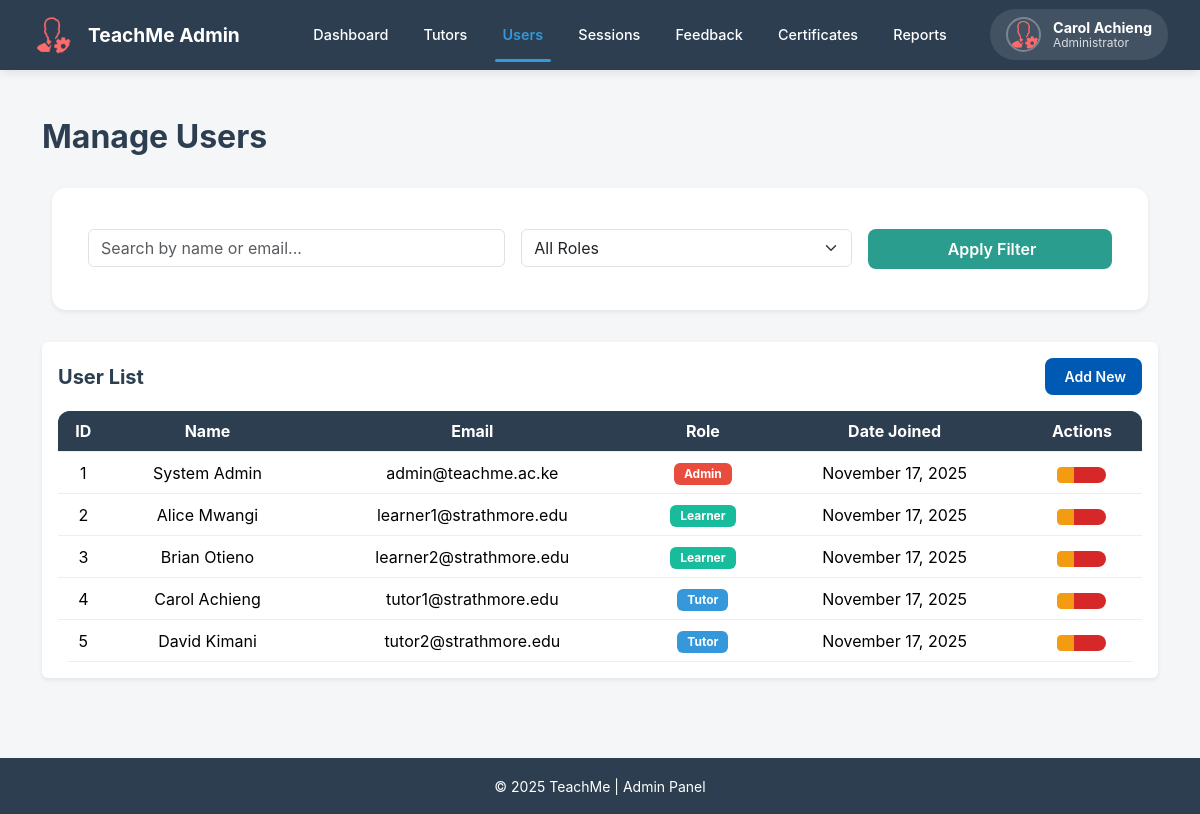
The app's page /modules/admin/manage_users.php (signed in) with its own data.
### tables this page shows
CREATE TABLE users (
    user_id INT AUTO_INCREMENT PRIMARY KEY,
    student_id VARCHAR(20) NULL,
    email VARCHAR(100) UNIQUE NOT NULL,
    password_hash VARCHAR(255) NOT NULL,
    user_name VARCHAR(50),
    phone VARCHAR(20),
    role ENUM('learner','tutor','admin') NOT NULL,
    is_active BOOLEAN DEFAULT TRUE,
    date_joined DATETIME DEFAULT CURRENT_TIMESTAMP
);

### modules/admin/manage_users.php (the view, shortened to what this page needs)
<?php
require_once '../../includes/logger.php';
$search = $_GET['search'] ?? '';
$query = "SELECT * FROM users WHERE 1";
$query .= " ORDER BY date_joined DESC";
$stmt = $conn->prepare($query);
$stmt->execute();
$users = $stmt->get_result();
?>
<!DOCTYPE html>
<html lang="en">
<head>
<link rel="stylesheet" href="https://cdn.jsdelivr.net/npm/bootswatch@5.3.0/dist/flatly/bootstrap.min.css">
<link rel="stylesheet" href="../../assets/css/admin.css">
</head>
<body class="d-flex flex-column min-vh-100">
<?php include 'admin_nav.php'; ?>
<main class="container my-5 flex-grow-1">
    <div class="d-flex justify-content-between align-items-center mb-4">
        <h3 class="fw-bold text-primary">Manage Users</h3>
    </div>
    <div class="card shadow-sm border-0 mb-4">
        <div class="card-body">
            <form method="get" class="row g-3">
                <div class="col-md-5">
                    <input type="text" name="search" value="<?= htmlspecialchars($search) ?>" placeholder="Search by name or email..." class="form-control">
                </div>
                <div class="col-md-4">
                    <select name="role" class="form-select">
                        <option value="">All Roles</option>
                    </select>
                </div>
                <div class="col-md-3 d-grid">
                    <button type="submit" class="btn btn-success fw-semibold">
                        <i class="bi bi-funnel-fill me-1"></i>Apply Filter
                    </button>
                </div>
            </form>
        </div>
    </div>
    <div class="table-wrapper shadow-sm rounded bg-white p-3">
        <div class="d-flex justify-content-between align-items-center mb-3">
            <h5 class="fw-bold text-primary m-0">User List</h5>
            <a href="add_user.php" class="btn btn-primary btn-sm">
                <i class="bi bi-person-plus-fill me-1"></i>Add New
            </a>
        </div>
        <div class="table-responsive">
            <table class="table table-hover align-middle mb-0">
                <thead class="table-primary">
                    <tr>
                        <th>ID</th>
                        <th>Name</th>
                        <th>Email</th>
                        <th>Role</th>
                        <th>Date Joined</th>
                        <th>Actions</th>
                    </tr>
                </thead>
                <tbody>
                    <?php if ($users->num_rows > 0): ?>
                        <?php while ($u = $users->fetch_assoc()): ?>
                            <tr>
                                <td><?= $u['user_id'] ?></td>
                                <td><?= htmlspecialchars($u['user_name']) ?></td>
                                <td><?= htmlspecialchars($u['email']) ?></td>
                                <td>
                                    <span class="badge bg-<?= $u['role'] === 'admin' ? 'danger' : ($u['role']==='tutor' ? 'info' : 'success') ?>">
                                        <?= ucfirst($u['role']) ?>
                                    </span>
                                </td>
                                <td><?= date('F j, Y', strtotime($u['date_joined'])) ?></td>
                                <td>
                                    <div class="btn-group btn-group-sm">
                                        <a href="edit_user.php?id=<?= $u['user_id'] ?>" class="btn btn-warning">
                                        </a>
                                        <a href="?delete=<?= $u['user_id'] ?>" class="btn btn-danger" onclick="return confirm('Delete this user?')">
                                        </a>
                                    </div>
                                </td>
                            </tr>
                        <?php endwhile; ?>
                    <?php else: ?>
                        <tr>
                            <td colspan="6" class="text-center text-muted py-4">No users found.</td>
                        </tr>
                    <?php endif; ?>
                </tbody>
            </table>
        </div>
    </div>
</main>
<footer class="bg-primary text-white text-center py-3 mt-auto">
    <small>&copy; <?= date('Y') ?> TeachMe | Admin Panel</small>
</footer>
</body>
</html>

### assets/css/admin.css (style rules this page uses)
body { margin: 0; padding: 0; background: #f4f6f8; font-family: "Inter", sans-serif; color: #222; }
.card { background: white; border-radius: 14px; padding: 25px 20px; margin: 15px 10px; flex: 1 1 220px; text-align: center; box-shadow: 0 3px 10px rgba(0,0,0,0.1); transition: 0.25s ease; cursor: pointer; }
.btn-primary { background: #0059b3; color: white; border: none; padding: 8px 16px; border-radius: 8px; font-weight: 600; cursor: pointer; transition: 0.25s ease; }
.btn-danger { background: #d62828; color: white; padding: 8px 16px; border-radius: 8px; border: none; cursor: pointer; font-weight: bold; }
.btn-success { background: #2a9d8f; color: white; padding: 8px 16px; border-radius: 8px; border: none; cursor: pointer; font-weight: bold; }
.badge { padding: 5px 10px; border-radius: 6px; font-size: 12px; font-weight: 700; color: white; }
table { width:100%; border-collapse:collapse; background:white; border-radius:12px; overflow:hidden; }
thead tr { background:#003366; color:white; }
th, td { padding:12px; text-align:center; border-bottom:1px solid #eee; }
.table-wrapper { max-width:1400px; margin:2rem auto; padding:2rem; }
.table-wrapper { max-width: 1400px; margin: 2rem auto; padding: 2rem; }
table { width: 100%; border-collapse: collapse; border-radius: 12px; overflow: hidden; background: white; }
thead tr { background: #003399; color: white; }
th, td { padding: 12px; text-align: center; border-bottom: 1px solid #eee; }
table { width:100%; background:white; border-radius:12px; overflow:hidden; }
thead tr { background:#3498db; color:white; }

### records on screen
users: user_id "1", user_name "System Admin", email "admin@teachme.ac.ke", role "Admin", date_joined "November 17, 2025"
users: user_id "2", user_name "Alice Mwangi", email "learner1@strathmore.edu", role "Learner", date_joined "November 17, 2025"
users: user_id "3", user_name "Brian Otieno", email "learner2@strathmore.edu", role "Learner", date_joined "November 17, 2025"
users: user_id "4", user_name "Carol Achieng", email "tutor1@strathmore.edu", role "Tutor", date_joined "November 17, 2025"
users: user_id "5", user_name "David Kimani", email "tutor2@strathmore.edu", role "Tutor", date_joined "November 17, 2025"

### other values on screen
$_SESSION['user_name'] "Carol Achieng"
